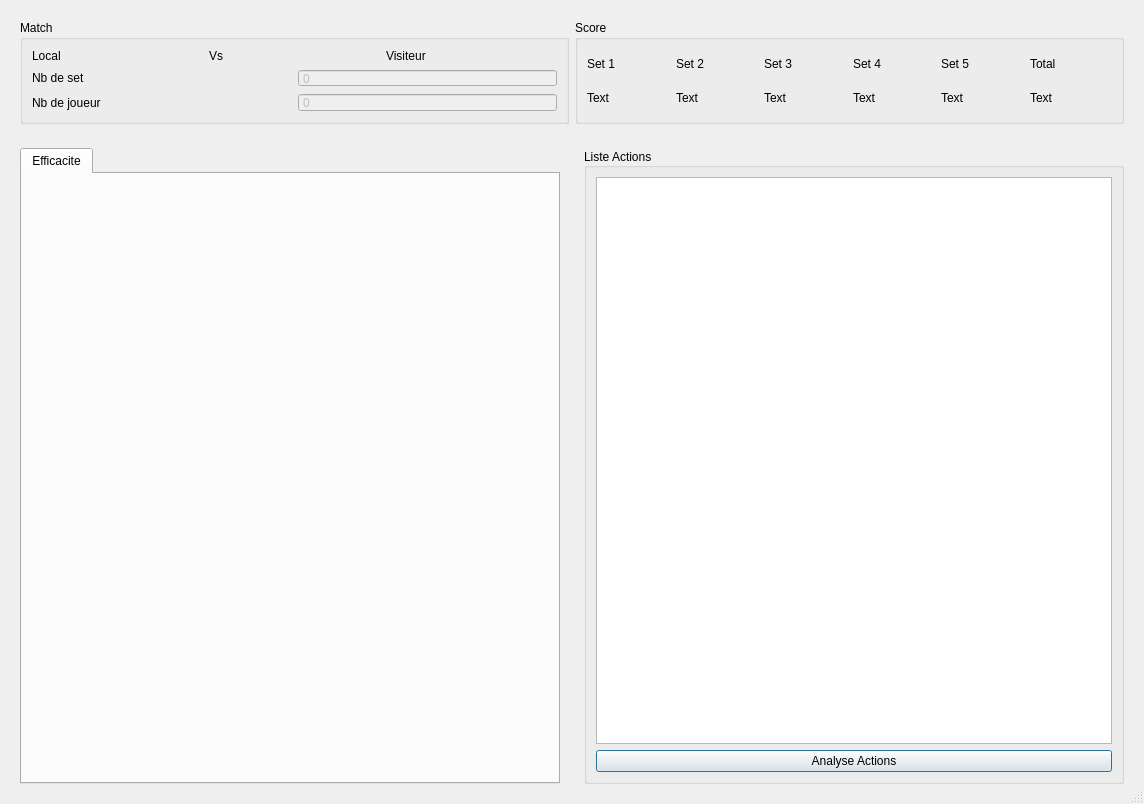
<?xml version="1.0" encoding="UTF-8"?>
<ui version="4.0">
 <class>RevuMatch</class>
 <widget class="QDialog" name="RevuMatch">
  <property name="enabled">
   <bool>true</bool>
  </property>
  <property name="geometry">
   <rect>
    <x>0</x>
    <y>0</y>
    <width>1144</width>
    <height>804</height>
   </rect>
  </property>
  <property name="sizePolicy">
   <sizepolicy hsizetype="Expanding" vsizetype="Expanding">
    <horstretch>0</horstretch>
    <verstretch>0</verstretch>
   </sizepolicy>
  </property>
  <property name="windowTitle">
   <string>Dialog</string>
  </property>
  <property name="sizeGripEnabled">
   <bool>true</bool>
  </property>
  <layout class="QGridLayout" name="gridLayout_12">
   <item row="0" column="0" colspan="2">
    <widget class="QWidget" name="widget_3" native="true">
     <property name="maximumSize">
      <size>
       <width>1126</width>
       <height>122</height>
      </size>
     </property>
     <layout class="QGridLayout" name="gridLayout_5">
      <item row="0" column="0">
       <widget class="QGroupBox" name="groupBox_2">
        <property name="title">
         <string>Match</string>
        </property>
        <layout class="QGridLayout" name="gridLayout_14">
         <item row="0" column="0">
          <layout class="QGridLayout" name="gridLayout_2">
           <item row="0" column="0">
            <widget class="QLabel" name="label_NomLocal">
             <property name="text">
              <string>Local </string>
             </property>
            </widget>
           </item>
           <item row="0" column="1">
            <widget class="QLabel" name="label_8">
             <property name="text">
              <string>Vs</string>
             </property>
            </widget>
           </item>
           <item row="0" column="2">
            <widget class="QLabel" name="label_NomVisiteur">
             <property name="text">
              <string>Visiteur</string>
             </property>
            </widget>
           </item>
          </layout>
         </item>
         <item row="1" column="0">
          <layout class="QGridLayout" name="gridLayout_3">
           <item row="0" column="0">
            <widget class="QLabel" name="label">
             <property name="text">
              <string>Nb de set</string>
             </property>
            </widget>
           </item>
           <item row="0" column="1">
            <widget class="QSpinBox" name="spinBox_Set">
             <property name="enabled">
              <bool>false</bool>
             </property>
             <property name="buttonSymbols">
              <enum>QAbstractSpinBox::NoButtons</enum>
             </property>
            </widget>
           </item>
          </layout>
         </item>
         <item row="2" column="0">
          <layout class="QGridLayout" name="gridLayout_4">
           <item row="0" column="0">
            <widget class="QLabel" name="label_2">
             <property name="text">
              <string>Nb de joueur</string>
             </property>
            </widget>
           </item>
           <item row="0" column="1">
            <widget class="QSpinBox" name="spinBox_NbJoueur">
             <property name="enabled">
              <bool>false</bool>
             </property>
             <property name="buttonSymbols">
              <enum>QAbstractSpinBox::NoButtons</enum>
             </property>
            </widget>
           </item>
          </layout>
         </item>
        </layout>
       </widget>
      </item>
      <item row="0" column="1">
       <widget class="QGroupBox" name="groupBox_3">
        <property name="title">
         <string>Score</string>
        </property>
        <layout class="QGridLayout" name="gridLayout_8">
         <item row="0" column="0">
          <layout class="QGridLayout" name="gridLayout">
           <item row="0" column="0">
            <widget class="QLabel" name="label_5">
             <property name="text">
              <string>Set 1</string>
             </property>
            </widget>
           </item>
           <item row="0" column="1">
            <widget class="QLabel" name="label_7">
             <property name="text">
              <string>Set 2</string>
             </property>
            </widget>
           </item>
           <item row="0" column="2">
            <widget class="QLabel" name="label_9">
             <property name="text">
              <string>Set 3</string>
             </property>
            </widget>
           </item>
           <item row="0" column="3">
            <widget class="QLabel" name="label_10">
             <property name="text">
              <string>Set 4</string>
             </property>
            </widget>
           </item>
           <item row="0" column="4">
            <widget class="QLabel" name="label_11">
             <property name="text">
              <string>Set 5</string>
             </property>
            </widget>
           </item>
           <item row="0" column="5">
            <widget class="QLabel" name="label_17">
             <property name="text">
              <string>Total</string>
             </property>
            </widget>
           </item>
           <item row="1" column="0">
            <widget class="QLabel" name="label_6">
             <property name="text">
              <string>Text</string>
             </property>
            </widget>
           </item>
           <item row="1" column="1">
            <widget class="QLabel" name="label_12">
             <property name="text">
              <string>Text</string>
             </property>
            </widget>
           </item>
           <item row="1" column="2">
            <widget class="QLabel" name="label_13">
             <property name="text">
              <string>Text</string>
             </property>
            </widget>
           </item>
           <item row="1" column="3">
            <widget class="QLabel" name="label_14">
             <property name="text">
              <string>Text</string>
             </property>
            </widget>
           </item>
           <item row="1" column="4">
            <widget class="QLabel" name="label_15">
             <property name="text">
              <string>Text</string>
             </property>
            </widget>
           </item>
           <item row="1" column="5">
            <widget class="QLabel" name="label_16">
             <property name="text">
              <string>Text</string>
             </property>
            </widget>
           </item>
          </layout>
         </item>
        </layout>
       </widget>
      </item>
     </layout>
    </widget>
   </item>
   <item row="1" column="0">
    <widget class="QWidget" name="widget" native="true">
     <layout class="QGridLayout" name="gridLayout_6">
      <item row="0" column="0">
       <widget class="QTabWidget" name="tabWidget">
        <property name="contextMenuPolicy">
         <enum>Qt::DefaultContextMenu</enum>
        </property>
        <property name="layoutDirection">
         <enum>Qt::LeftToRight</enum>
        </property>
        <property name="currentIndex">
         <number>0</number>
        </property>
        <property name="elideMode">
         <enum>Qt::ElideRight</enum>
        </property>
        <property name="movable">
         <bool>false</bool>
        </property>
        <widget class="QWidget" name="tab">
         <attribute name="title">
          <string>Efficacite</string>
         </attribute>
         <layout class="QGridLayout" name="gridLayout_10">
          <item row="0" column="0">
           <layout class="QGridLayout" name="gridLayout_9"/>
          </item>
         </layout>
        </widget>
       </widget>
      </item>
     </layout>
    </widget>
   </item>
   <item row="1" column="1">
    <widget class="QWidget" name="widget_2" native="true">
     <layout class="QGridLayout" name="gridLayout_7">
      <item row="0" column="0">
       <widget class="QGroupBox" name="groupBox_9">
        <property name="title">
         <string>Liste Actions</string>
        </property>
        <property name="alignment">
         <set>Qt::AlignJustify|Qt::AlignVCenter</set>
        </property>
        <property name="flat">
         <bool>false</bool>
        </property>
        <property name="checkable">
         <bool>false</bool>
        </property>
        <layout class="QGridLayout" name="gridLayout_11">
         <property name="sizeConstraint">
          <enum>QLayout::SetNoConstraint</enum>
         </property>
         <item row="0" column="0">
          <widget class="QListWidget" name="listWidget"/>
         </item>
         <item row="1" column="0">
          <widget class="QPushButton" name="pBAnalyse">
           <property name="text">
            <string>Analyse Actions</string>
           </property>
          </widget>
         </item>
        </layout>
       </widget>
      </item>
     </layout>
    </widget>
   </item>
  </layout>
 </widget>
 <resources/>
 <connections/>
</ui>
